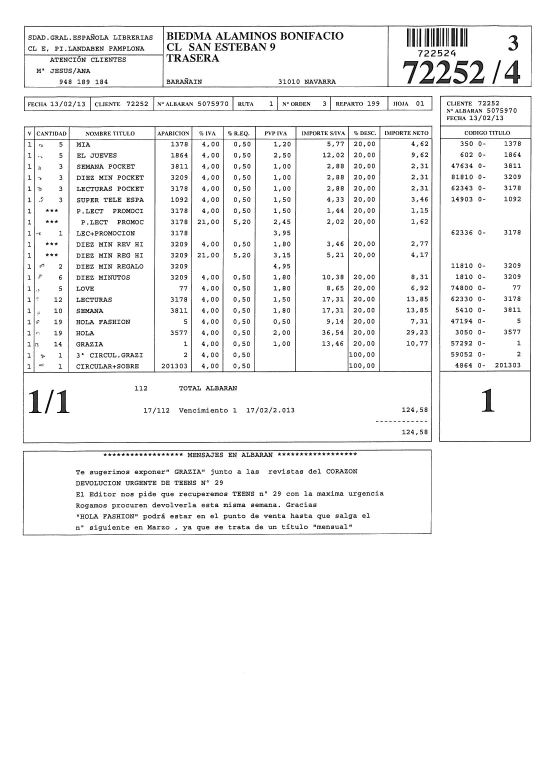
#> input picture albaranes/SKMBT_C25313031013020.jpg, 1653 x 2338 px (shown at 1/3 size)
$ python -i todo.py   (imports and definitions only)   (Python 2 division)
#> lines starting #> are read from the running program, lines starting #| are printed output that depends on the picture; after the words box and inside, x2 and y2 are one past the last pixel; in counts of white or black regions, pixels touching at a corner belong together
#!/usr/bin/env python2.7

import cv2.cv as cv
import cv2
import tesseract
import math
import numpy as np
import os
import glob
import sys
import re 			#regex
import csv
import datetime


## DEBUG AND INFO
DEBUG = 0
DEBUG_CHILD = 0
DEBUG_ORDENACION = 0
DEBUG_CREACION_LISTA = 0

DEBUG_VENCIMIENTO = 0
DEBUG_ALBARAN = 0

DEBUG_COMPROBACIONES = 0
FAST_DEBUG = 1 #
INFO = 1
INFO_DATOS = 1

##
OK = 0

SAFE = 1
EXPORTAR = 1


EXP_FOLDER = "csv"
##


# [68 lines left out: functions cv2array, array2cv, ischild_ofparent, recognizeText, not called in this run]
	#print "Cofidence Level: %d %%"%conf
##############################################

##Modulos del programa
#Carga de Archivos
def load_files (folder):
	"""
	## Comprobacion de Sistema Operativo
	sistemaop = sys.platform
	if sistemaop=='darwin':
		backslash = '/'
		print 'Estas usando Mac'
		ficheros = glob.glob(folder + '/*.jpg')
		print 'listing ' + str(len(ficheros)) + ' files'

	elif sistemaop=='linux2':
		backslash = '/'
		print 'Estas en linux'
		ficheros = glob.glob(folder + '/*.jpg')
		print 'listing ' + str(len(ficheros)) + ' files'

	elif sistemaop=='win32' or sistemaop=='win64':
		backslash = '\'
		print 'Estas en Win'
		ficheros = glob.glob(folder + '\*.jpg')
		print 'listing ' + str(len(ficheros)) + ' files'

	else:
		print 'No estas ni en mac ni en win ni en linux(?)'
	"""
#> further down, picture is the input picture: shape (2338, 1653, 3); min 0, max 255, mean 243.8
	ficheros = os.path.normpath(folder + '/*.jpg')
	ficheros = glob.glob(ficheros)
	print 'listing ' + str(len(ficheros)) + ' files'
	return ficheros


####################################


#Preprocesing for parents
def preprocesing_parents (img):

	##Procesado
	gray = cv2.cvtColor(img,cv2.COLOR_BGR2GRAY)
	#thresholg for OCR
	ret2,thresh2 = cv2.threshold(gray,100,255,1)
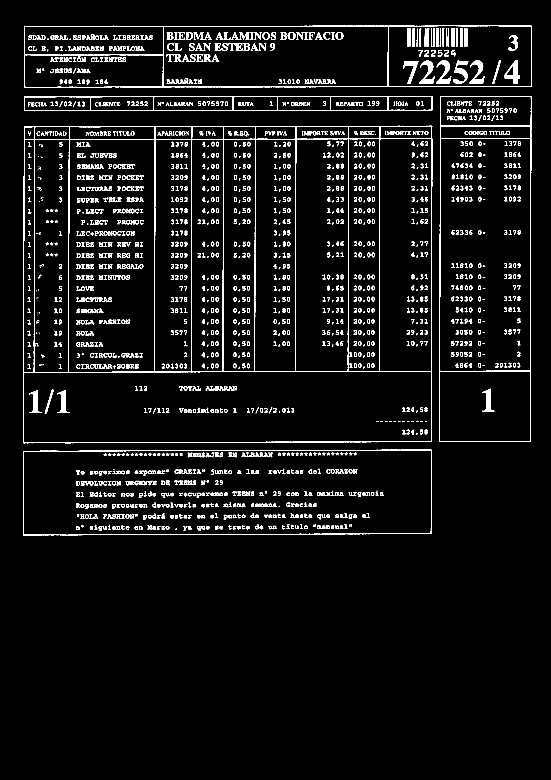
#> thresh2: shape (2338, 1653) (shown at 1/3 size); 4.3% white in thin lines or dots, all inside (x1, y1, x2, y2) = (69, 76, 1596, 1606)
	#threshold for detection contour
	ret,thresh = cv2.threshold(gray,100,255,1)
	#Create an erode element for operatio

	erosion_x = 1
	erosion_y = 1
	erosion_size_x = 6
	erosion_size_y = 6
	erosion_type = cv2.MORPH_ELLIPSE
	element = cv2.getStructuringElement(erosion_type,
	( erosion_size_x + erosion_x, erosion_size_y + erosion_y ),
	( erosion_x, erosion_y )
	)
	# Remove some small noise if any.
	dilate = cv2.dilate(thresh,element)
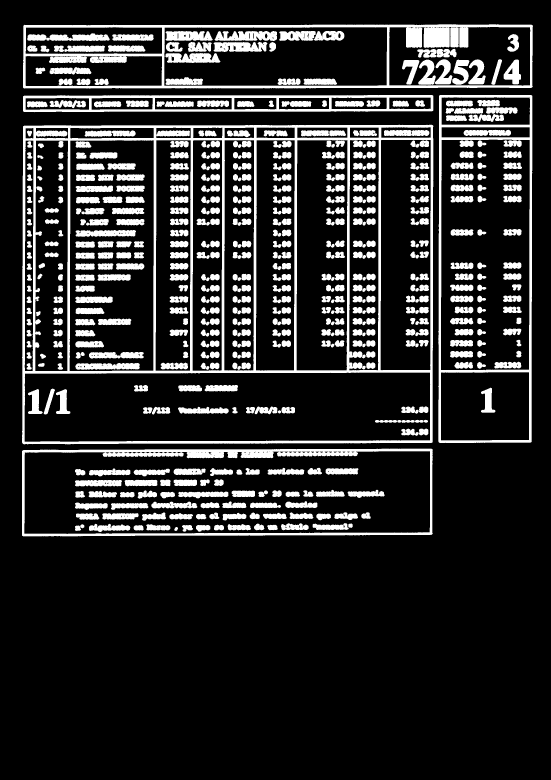
#> dilate: shape (2338, 1653) (shown at 1/3 size); 16.1% white; 578 white regions, largest, box (x1, y1, x2, y2) and area: (66, 374, 1300, 1333) 108228, (69, 73, 1599, 266) 46727, (66, 1346, 1298, 1609) 32229
	erosion_x = 1
	erosion_y = 1
	erosion_size_x = 2
	erosion_size_y = 2
	erosion_type = cv2.MORPH_CROSS
	element = cv2.getStructuringElement(erosion_type,
	( erosion_size_x + erosion_x, erosion_size_y + erosion_y ),
	( erosion_x, erosion_y )
	)
	erode = cv2.erode(dilate,element)
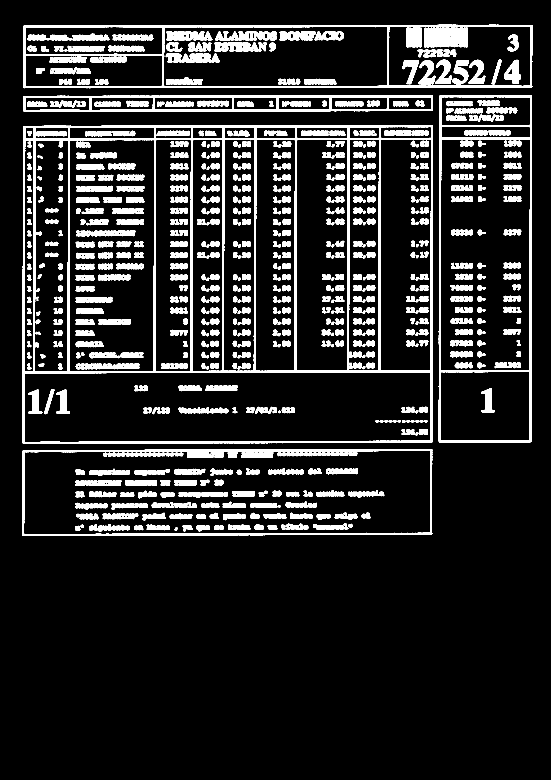
#> erode: shape (2338, 1653) (shown at 1/3 size); 12.8% white; 630 white regions, largest, box (x1, y1, x2, y2) and area: (67, 375, 1299, 1332) 81048, (70, 74, 1598, 265) 35851, (67, 1347, 1297, 1608) 25152
	erode = cv2.Canny(erode, 200, 250)
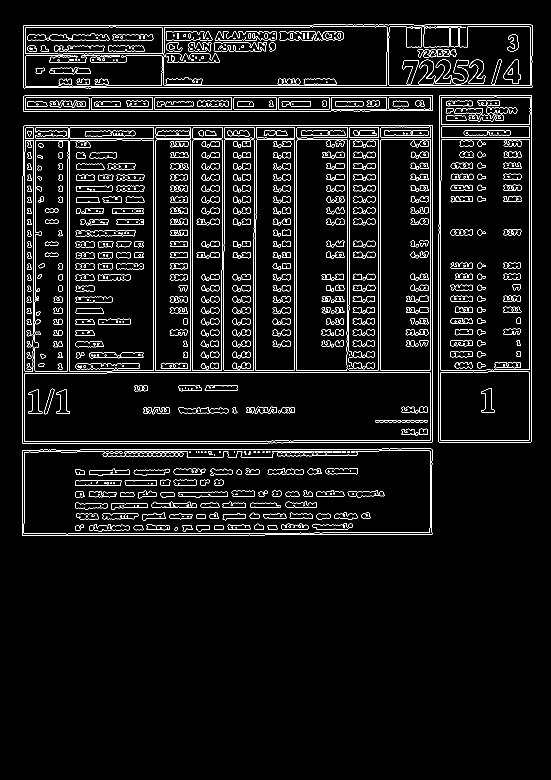
#> erode: shape (2338, 1653) (shown at 1/3 size); 3.3% white in thin lines or dots, all inside (x1, y1, x2, y2) = (66, 73, 1598, 1608)
	#cv2.imshow('canny',erode)
	#cv2.waitKey(0)
	#cv2.destroyAllWindows()
	return erode
###############################################

#Preprocesing for childs
# [250 lines left out: functions preprocesing_childs, reposicion, calc_parents, ordenacion, calc_child2, preprocesing_ocr and 4 more, not called in this run]
###############################################
###############################################
###############################################


## Carga de archivos
ficheros = load_files('albaranes')


# Open one file
"""
#Inicializamos la api
api = tesseract.TessBaseAPI()
api.Init(".","spa",tesseract.OEM_DEFAULT)
api.SetPageSegMode(tesseract.PSM_SINGLE_COLUMN)
##########################################
"""

# [1 line that did not run here, left out]
# [10 lines not run here, left out]
"""
Opciones de SetPageSegMode
PSM_OSD_ONLY 				Orientation and script detection only.
PSM_AUTO_OSD 				Automatic page segmentation with orientation and script detection. (OSD)
PSM_AUTO_ONLY 				Automatic page segmentation, but no OSD, or OCR.
PSM_AUTO 					Fully automatic page segmentation, but no OSD.
PSM_SINGLE_COLUMN 			Assume a single column of text of variable sizes.
PSM_SINGLE_BLOCK_VERT_TEXT 	Assume a single uniform block of vertically aligned text.
PSM_SINGLE_BLOCK 			Assume a single uniform block of text. (Default.)
PSM_SINGLE_LINE 			Treat the image as a single text line.
PSM_SINGLE_WORD 			Treat the image as a single word.
PSM_CIRCLE_WORD 			Treat the image as a single word in a circle.
PSM_SINGLE_CHAR 			Treat the image as a single character.
PSM_COUNT 					Number of enum entries.
"""


arrcol  = [
	['albaran'		,0,	 8],
	['v'			,0,  2],	#0
	['c'			,2,  4],	#1
	['nombre'		,0, 16],	#2
	['num'			,0,  8],	#3
	['iva'			,1,  8],	#4
	['req'			,1,  8],	#5
	['pvp'			,0,  8],	#6
	['s/iva'		,1,  8],	#7
	['desc'			,1,  8],	#8
	['neto'			,1,  8],	#9
	['num'			,2,  8],	#10
	['codigo'		,2, 10]]	#11


# [469 lines not run here, left out]
##Codigo OCR


		#Se necesita para cada albaran, posicion de los escandallos

>>> import cv2
>>> picture = cv2.imread('albaranes/SKMBT_C25313031013020.jpg')
>>> result = preprocesing_parents(picture)
